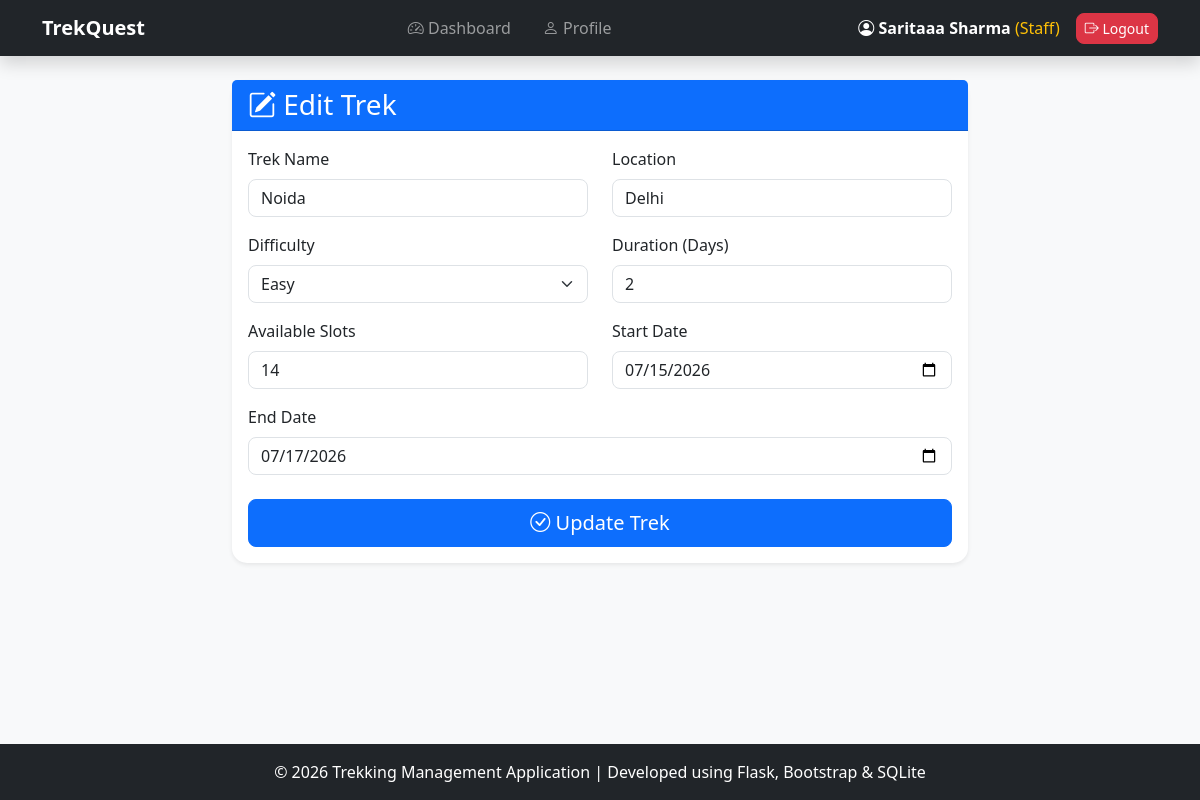
The app's page /edit-trek/3 (signed in), older data.
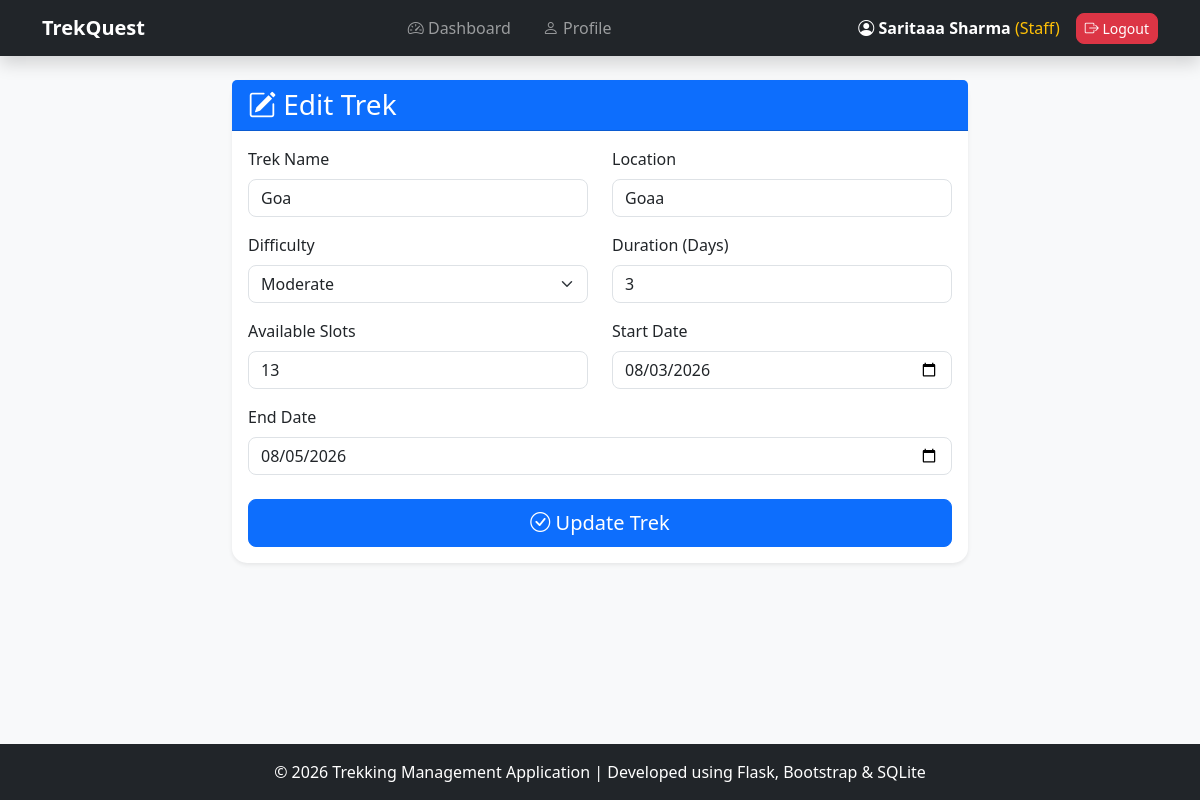
The same page, newer data.
### models.py (models this page shows)
class Trek(db.Model):
    __tablename__ = "treks"
    id = db.Column(
        db.Integer,
        primary_key=True
    )
    name = db.Column(
        db.String(100),
        nullable=False
    )
    location = db.Column(
        db.String(100)
    )
    difficulty = db.Column(
        db.String(50)
    )
    duration = db.Column(
        db.Integer
    )
    available_slots = db.Column(
        db.Integer
    )
    start_date = db.Column(
        db.String(50)
    )
    end_date = db.Column(
        db.String(50)
    )
    status = db.Column(
        db.String(50),
        default="Open"
    )
    staff_id = db.Column(
        db.Integer,
        db.ForeignKey("users.id")
    )
    staff = db.relationship(
    "User",
    foreign_keys=[staff_id]
    )

### app.py (the view, shortened to what this page needs)
@app.route("/edit-trek/<int:trek_id>", methods=["GET", "POST"])
@login_required
def edit_trek(trek_id):
    trek = Trek.query.get_or_404(trek_id)
    return render_template(
        "edit_trek.html",
        trek=trek
    )

### app.py (called while the page is built)
@login_manager.user_loader
def load_user(user_id):
    return User.query.get(
        int(user_id)
    )

### templates/edit_trek.html (shortened to what the changed rows need)
{% extends "base.html" %}
{% block content %}
<div class="container mb-5">
    <div class="row justify-content-center">
        <div class="col-lg-8">
            <div class="card shadow-sm border-0">
                <div class="card-body">
                    <form method="POST">
                        <div class="row">
                            <div class="col-md-6 mb-3">
                                <label class="form-label">
                                    Trek Name
                                </label>
                                <input
                                    type="text"
                                    name="name"
                                    class="form-control"
                                    value="{{ trek.name }}"
                                    required>
                            </div>
                            <div class="col-md-6 mb-3">
                                <label class="form-label">
                                    Location
                                </label>
                                <input
                                    type="text"
                                    name="location"
                                    class="form-control"
                                    value="{{ trek.location }}"
                                    required>
                            </div>
                        </div>
                        <div class="row">
                            <div class="col-md-6 mb-3">
                                <label class="form-label">
                                    Difficulty
                                </label>
                                <select
                                    name="difficulty"
                                    class="form-select">
                                    <option value="Easy"
                                    {% if trek.difficulty=="Easy" %}selected{% endif %}>
                                        Easy
                                    </option>
                                    <option value="Moderate"
                                    {% if trek.difficulty=="Moderate" %}selected{% endif %}>
                                        Moderate
                                    </option>
                                </select>
                            </div>
                            <div class="col-md-6 mb-3">
                                <label class="form-label">
                                    Duration (Days)
                                </label>
                                <input
                                    type="number"
                                    name="duration"
                                    class="form-control"
                                    value="{{ trek.duration }}"
                                    required>
                            </div>
                        </div>
                        <div class="row">
                            <div class="col-md-6 mb-3">
                                <label class="form-label">
                                    Available Slots
                                </label>
                                <input
                                    type="number"
                                    name="slots"
                                    class="form-control"
                                    value="{{ trek.available_slots }}"
                                    required>
                            </div>
                            <div class="col-md-6 mb-3">
                                <label class="form-label">
                                    Start Date
                                </label>
                                <input
                                    type="date"
                                    name="start_date"
                                    class="form-control"
                                    value="{{ trek.start_date }}"
                                    required>
                            </div>
                        </div>
                        <div class="mb-4">
                            <label class="form-label">
                                End Date
                            </label>
                            <input
                                type="date"
                                name="end_date"
                                class="form-control"
                                value="{{ trek.end_date }}"
                                required>
                        </div>
                    </form>
                </div>
            </div>
        </div>
    </div>
</div>
{% endblock %}

Row changes from the older to the newer data that the page shows:
changed Trek: name "Noida" → "Goa"; location "Delhi" → "Goaa"; difficulty "Easy" → "Moderate"; duration "2" → "3"; slots "14" → "13"; start_date "07/15/2026" → "08/03/2026"; end_date "07/17/2026" → "08/05/2026"
